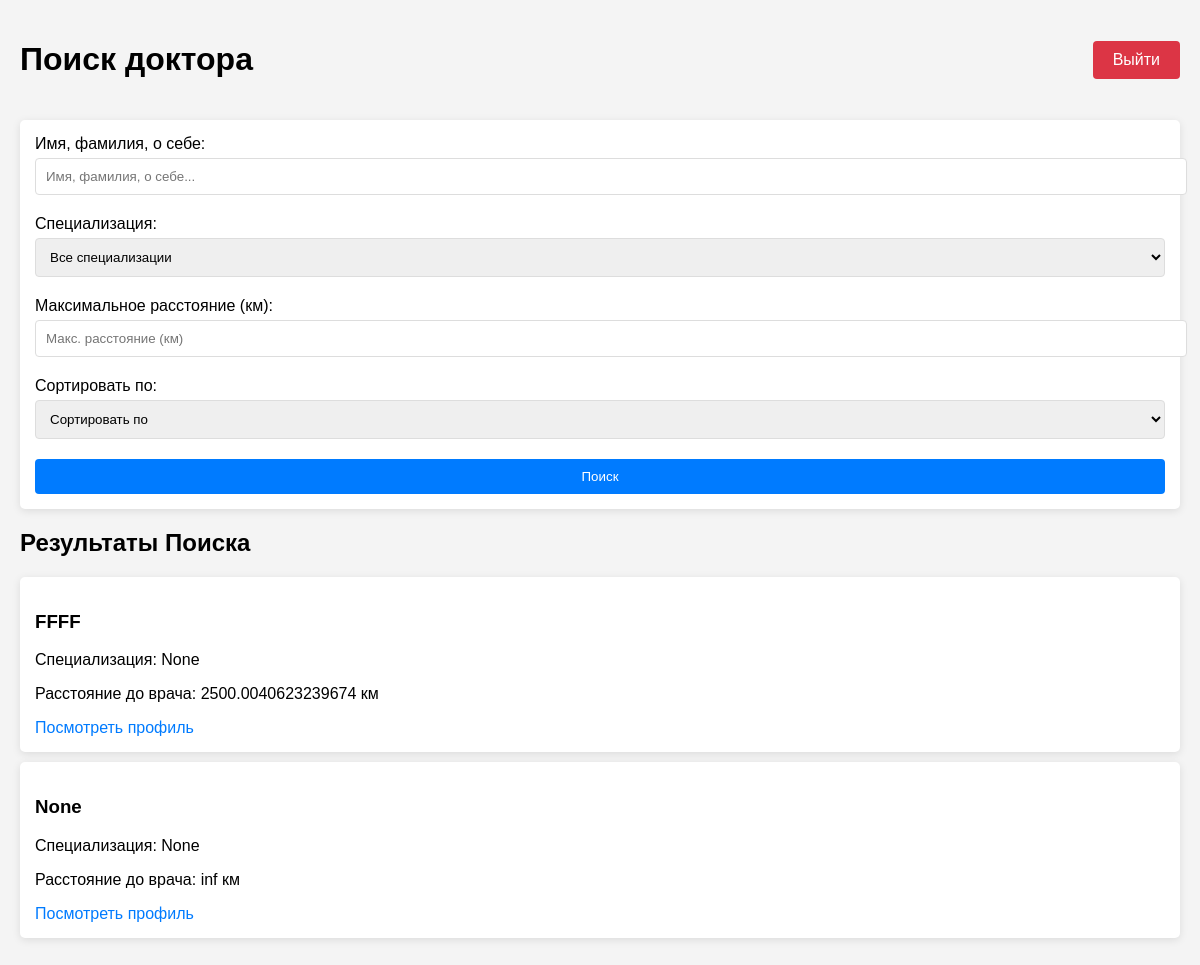
Page /search (signed in) on the committed database.
### app.py (models this page shows)
class Doctor(UserMixin, db.Model):
    username = db.Column(db.String(100), unique=True)
    password = db.Column(db.String(100))
    id = db.Column(db.Integer, primary_key=True)
    name = db.Column(db.String(100))
    specialization = db.Column(db.String(100))
    location = db.Column(db.String(100))
    about = db.Column(db.Text)
    lat = db.Column(db.Float)
    lng = db.Column(db.Float)
    available = db.Column(db.Boolean, default=True)

### app.py (the view, shortened to what this page needs)
@app.route('/search', methods=['GET'])
@login_required
def search():
    query = request.args.get('query', '')
    specialization = request.args.get('specialization', None)
    max_distance_str = request.args.get('max_distance', None)
    sort_by = request.args.get('sort_by', '')
    doctors_query = Doctor.query.filter(Doctor.available == True)
    if query:
        doctors_query = doctors_query.filter(
            Doctor.name.contains(query) | Doctor.specialization.contains(query)
        )
    if specialization:
        doctors_query = doctors_query.filter(Doctor.specialization == specialization)
    max_distance = None
    if max_distance_str:
        try:
            max_distance = float(max_distance_str)
        except ValueError:
            pass  # Неверный формат строки расстояния
    doctors = doctors_query.all()
    for doctor in doctors:
        doctor.distance = distance(STATIC_LAT, STATIC_LNG, doctor.lat, doctor.lng)
    if max_distance is not None:
        doctors = [doctor for doctor in doctors
                   if distance(STATIC_LAT, STATIC_LNG, doctor.lat, doctor.lng) <= max_distance]
    return render_template('search.html', doctors=doctors)

### app.py (called while the page is built)
@login_manager.user_loader
def load_user(user_id):
    with db.session.no_autoflush:
        user = db.session.get(User, int(user_id))
        if user:
            return user
        return db.session.get(Doctor, int(user_id))

def distance(lat1, lon1, lat2, lon2):
    if None in [lat1, lon1, lat2, lon2]:
        return float('inf')  # Возвращает бесконечность, если координаты отсутствуют
    p = 0.017453292519943295
    a = 0.5 - cos((lat2 - lat1) * p) / 2 + cos(lat1 * p) * cos(lat2 * p) * (1 - cos((lon2 - lon1) * p)) / 2
    return 12742 * asin(sqrt(a))

### templates/search.html (shortened to what this page needs)
<!DOCTYPE html>
<html lang="ru">
<head>
</head>
<body>
    <header>
        <h1>Поиск доктора</h1>
        <a href="/logout" class="logout-button">Выйти</a>
    </header>
    <form action="/search" method="get">
        <div class="form-group">
            <label for="query">Имя, фамилия, о себе:</label>
            <input type="text" id="query" name="query" placeholder="Имя, фамилия, о себе...">
        </div>
        <div class="form-group">
            <label for="specialization">Специализация:</label>
            <select id="specialization" name="specialization">
                <option value="">Все специализации</option>
            </select>
        </div>
        <div class="form-group">
            <label for="max_distance">Максимальное расстояние (км):</label>
            <input type="number" id="max_distance" name="max_distance" placeholder="Макс. расстояние (км)">
        </div>
        <div class="form-group">
            <label for="sort_by">Сортировать по:</label>
            <select id="sort_by" name="sort_by">
                <option value="">Сортировать по</option>
            </select>
        </div>
        <input type="submit" value="Поиск">
    </form>
    <h2>Результаты Поиска</h2>
    {% for doctor in doctors %}
        <div class="doctor-card">
            <h3>{{ doctor.name }}</h3>
            <p>Специализация: {{ doctor.specialization }}</p>
            {% if doctor.distance %}
                <p>Расстояние до врача: {{ doctor.distance }} км</p>
            {% endif %}
            <a href="{{ url_for('doctor_profile', doctor_id=doctor.id) }}">Посмотреть профиль</a>
        </div>
    {% endfor %}
</body>
</html>

### templates/search.html (style rules this page uses)
body { font-family: Arial, sans-serif; background-color: #f4f4f4; margin: 0; padding: 20px; }
header { display: flex; justify-content: space-between; align-items: center; margin-bottom: 20px; }
.logout-button { padding: 10px 20px; background-color: #dc3545; color: white; text-decoration: none; border-radius: 4px; cursor: pointer; }
form { margin-bottom: 20px; background: white; padding: 15px; border-radius: 5px; box-shadow: 0 2px 8px rgba(0, 0, 0, 0.1); }
.form-group { margin-bottom: 10px; }
label { display: block; margin-bottom: 5px; }
input[type="text"], input[type="number"], select { width: 100%; padding: 10px; border: 1px solid #ddd; border-radius: 4px; margin-bottom: 10px; }
input[type="submit"] { padding: 10px 20px; border: none; background-color: #007bff; color: white; border-radius: 4px; cursor: pointer; transition: background-color 0.3s; width: 100%; }
.doctor-card { background-color: white; box-shadow: 0 2px 8px rgba(0, 0, 0, 0.1); padding: 15px; margin-bottom: 10px; border-radius: 5px; }
a { text-decoration: none; color: #007bff; }

### rows in the picture
Doctor: name "FFFF", specialization "None", distance "2500.0040623239674"
Doctor: name "None", specialization "None", distance "inf"
